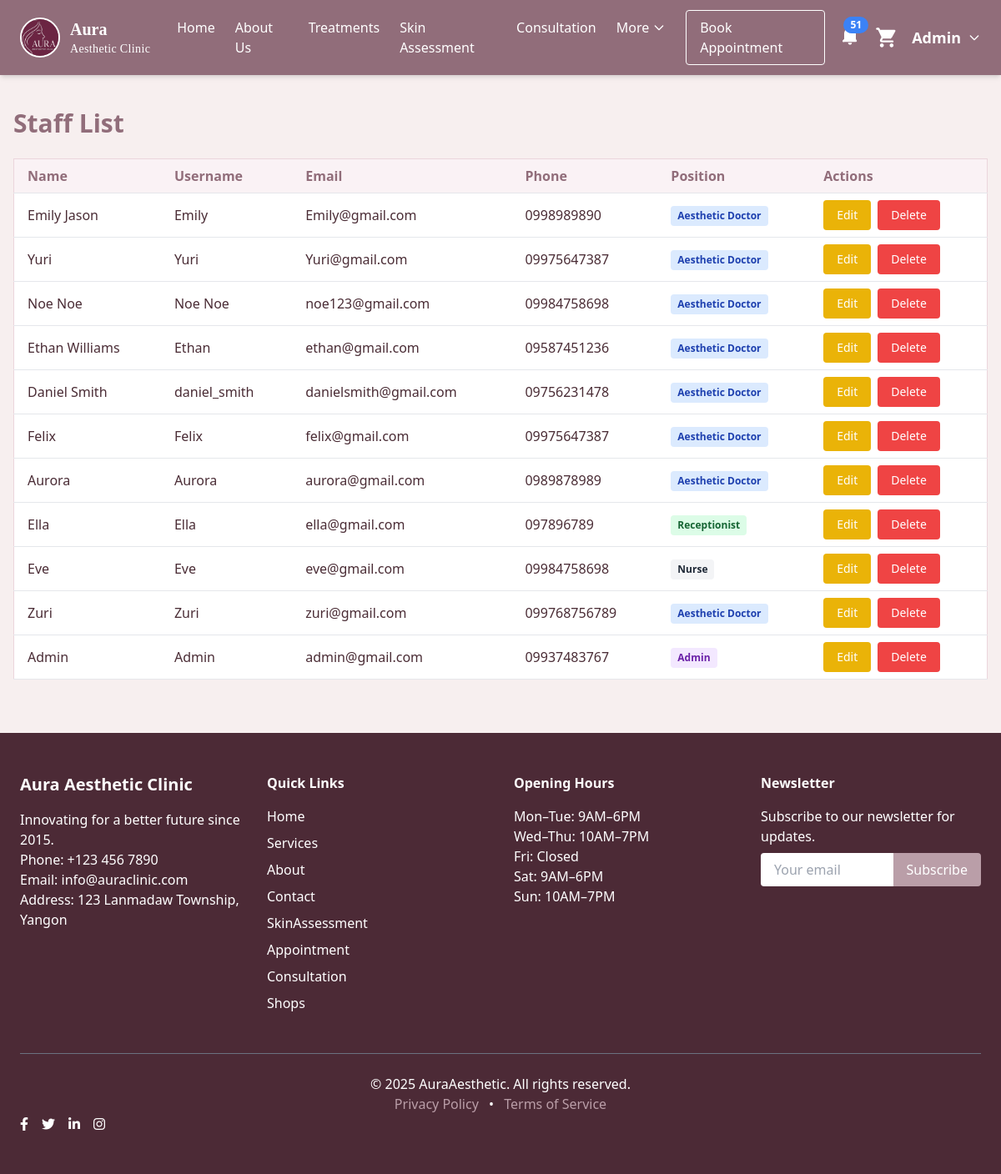
Screenshot of /stafflist.php (signed in) with the database file from the repository.
### tables this page shows
CREATE TABLE `staffregister` (
  `StaffID` int(11) NOT NULL,
  `Name` varchar(50) NOT NULL,
  `ProfileImage` varchar(255) NOT NULL,
  `UserName` varchar(50) NOT NULL,
  `Email` varchar(50) NOT NULL,
  `Password` varchar(255) NOT NULL,
  `PhoneNumber` varchar(50) NOT NULL,
  `DateOfBirth` date NOT NULL,
  `Position` varchar(50) NOT NULL,
  `Experience` varchar(100) NOT NULL,
  `Qualification` varchar(100) NOT NULL,
  `Address` varchar(50) NOT NULL
);

### stafflist.php (the view, shortened to what this page needs)
<?php
$role = $_SESSION['position'];
include('header.php');
include('navbar.php');
?>
<body class="bg-[#F7EFEF] text-[#4A2C35] font-sans">
    <div class="max-w-7xl mx-auto mt-6 lg:mt-10 px-3 sm:px-4 mb-8 lg:mb-16">
        <h1 class="text-2xl lg:text-3xl font-bold text-[#916D7A] mb-4 lg:mb-6">Staff List</h1>
        <div class="overflow-x-auto">
            <table class="w-full bg-white border border-[#EBD5DC] rounded shadow-md text-sm lg:text-base">
                <thead>
                    <tr class="bg-[#FAF2F5] text-[#916D7A]">
                        <th class="py-2 px-2 sm:px-4 border-b text-left">Name</th>
                        <th class="py-2 px-2 sm:px-4 border-b text-left">Username</th>
                        <th class="py-2 px-2 sm:px-4 border-b text-left">Email</th>
                        <th class="py-2 px-2 sm:px-4 border-b text-left">Phone</th>
                        <th class="py-2 px-2 sm:px-4 border-b text-left">Position</th>
                        <th class="py-2 px-2 sm:px-4 border-b text-left">Actions</th>
                    </tr>
                </thead>
                <tbody>
                    <?php
                    $staffQuery = mysqli_query($connect, "SELECT * FROM staffregister ORDER BY StaffID DESC");
                    if ($staffQuery && mysqli_num_rows($staffQuery) > 0):
                        while ($s = mysqli_fetch_assoc($staffQuery)):
                    ?>
                            <tr class="hover:bg-[#F7EFEF]">
                                <td class="py-2 px-2 sm:px-4 border-b"><?= htmlspecialchars($s['Name'] ?? '') ?></td>
                                <td class="py-2 px-2 sm:px-4 border-b"><?= htmlspecialchars($s['UserName'] ?? '') ?></td>
                                <td class="py-2 px-2 sm:px-4 border-b truncate max-w-xs"><?= htmlspecialchars($s['Email'] ?? '') ?></td>
                                <td class="py-2 px-2 sm:px-4 border-b"><?= htmlspecialchars($s['PhoneNumber'] ?? '') ?></td>
                                <td class="py-2 px-2 sm:px-4 border-b">
                                    <span class="inline-block px-2 py-1 rounded text-xs font-semibold
                                        <?= $s['Position'] === 'Admin' ? 'bg-purple-100 text-purple-800' : ($s['Position'] === 'Aesthetic Doctor' ? 'bg-blue-100 text-blue-800' : ($s['Position'] === 'Receptionist' ? 'bg-green-100 text-green-800' :
                                                    'bg-gray-100 text-gray-800')) ?>">
                                        <?= htmlspecialchars($s['Position'] ?? '') ?>
                                    </span>
                                </td>
                                <td class="py-2 px-2 sm:px-4 border-b">
                                    <div class="flex flex-col sm:flex-row gap-1 sm:gap-2">
                                        <?php if ($role === 'Admin'): ?>
                                            <a href="edit_staff.php?staff_id=<?= urlencode($s['StaffID']) ?>"
                                                class="bg-yellow-500 text-white px-2 sm:px-4 py-1 sm:py-2 rounded hover:bg-yellow-700 text-xs sm:text-sm text-center">Edit</a>
                                            <a href="stafflist.php?delete_staff=<?= urlencode($s['StaffID']) ?>"
                                                class="bg-red-500 text-white px-2 sm:px-4 py-1 sm:py-2 rounded hover:bg-red-700 text-xs sm:text-sm text-center"
                                                onclick="return confirm('Delete this staff member?');">Delete</a>
                                        <?php endif; ?>
                                    </div>
                                </td>
                            </tr>
                        <?php endwhile;
                    else: ?>
                        <tr>
                            <td colspan="6" class="text-center text-gray-500 py-4">No staff members found.</td>
                        </tr>
                    <?php endif; ?>
                </tbody>
            </table>
        </div>
    </div>
</body>
<?php include('footer.php'); ?>

### style.css (style rules this page uses)
body { background-color: pink; }

### rows the page displays
staffregister: Name "Emily Jason", UserName "Emily", Email "Emily@gmail.com", PhoneNumber "0998989890", Position "Aesthetic Doctor"
staffregister: Name "Yuri", UserName "Yuri", Email "Yuri@gmail.com", PhoneNumber "09975647387", Position "Aesthetic Doctor"
staffregister: Name "Noe Noe", UserName "Noe Noe", Email "noe123@gmail.com", PhoneNumber "09984758698", Position "Aesthetic Doctor"
staffregister: Name "Ethan Williams", UserName "Ethan", Email "ethan@gmail.com", PhoneNumber "09587451236", Position "Aesthetic Doctor"
staffregister: Name "Daniel Smith", UserName "daniel_smith", Email "danielsmith@gmail.com", PhoneNumber "09756231478", Position "Aesthetic Doctor"
staffregister: Name "Felix", UserName "Felix", Email "felix@gmail.com", PhoneNumber "09975647387", Position "Aesthetic Doctor"
staffregister: Name "Aurora", UserName "Aurora", Email "aurora@gmail.com", PhoneNumber "0989878989", Position "Aesthetic Doctor"
staffregister: Name "Ella", UserName "Ella", Email "ella@gmail.com", PhoneNumber "097896789", Position "Receptionist"
staffregister: Name "Eve", UserName "Eve", Email "eve@gmail.com", PhoneNumber "09984758698", Position "Nurse"
staffregister: Name "Zuri", UserName "Zuri", Email "zuri@gmail.com", PhoneNumber "099768756789", Position "Aesthetic Doctor"
staffregister: Name "Admin", UserName "Admin", Email "admin@gmail.com", PhoneNumber "09937483767", Position "Admin"

### other values shown
$staffNotiCount "51"
$staffName "Admin"
